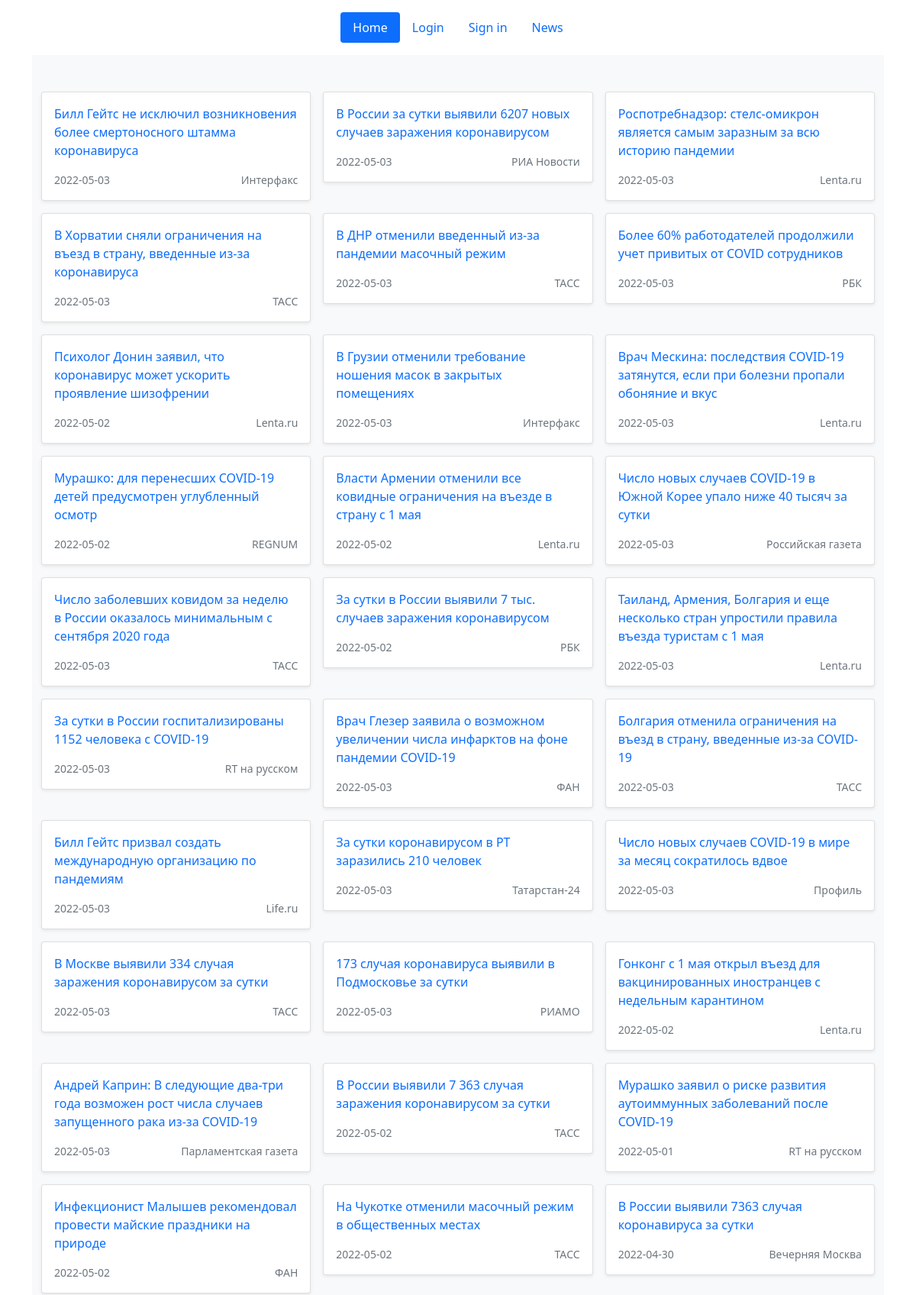
Page /news (upper part) on the committed database.
### index.py (models this page shows, shortened)
class Article(db.Model):
    id = db.Column(db.Integer,primary_key=True)
    link = db.Column(db.String(500),nullable=False)
    title = db.Column(db.String(300),nullable=False)
    image = db.Column(db.String(1000))
    date = db.Column(db.String(30), nullable=False)
    insider = db.Column(db.String(100),nullable=False)

### index.py (the view, shortened to what this page needs)
@app.route("/news")
def news():
    if not logged():
        return render_template("news.html",news_list=Article.query.all(), logged=logged())

### index.py (called while the page is built)
def logged():
    if 'user' in session.keys():
        return True
    return False

### templates/news.html (shortened to what this page needs)
{% extends "base_template.html" %}
{% block body %}
<div class="album py-5 bg-light">
    <div class="container">
        <div class="row row-cols-1 row-cols-sm-2 row-cols-md-3 g-3">
{% for article in news_list %}
            <a class="col" id='{{article.id}}'href='{{article.link}}' target="_blank">
                <div class="card shadow-sm">
                    <div class="card-body">
                        <p class="card-text">{{article.title}}</p>
                        <div class="d-flex justify-content-between align-items-center">
                            <small class="text-muted">{{article.date}}</small>
                            <small class="text-muted">{{article.insider}}</small>
                        </div>
                    </div>
                </div>
            </a>
{% endfor %}
            </div>
    </div>
</div>
{% endblock %}

### static/style.css (style rules this page uses)
a { text-decoration:none; }

### rows in the picture
Article: title "Билл Гейтс не исключил возникновения более смертоносного штамма коронавируса", date "2022-05-03", insider "Интерфакс"
Article: title "В России за сутки выявили 6207 новых случаев заражения коронавирусом", date "2022-05-03", insider "РИА Новости"
Article: title "Роспотребнадзор: стелс-омикрон является самым заразным за всю историю пандемии", date "2022-05-03", insider "Lenta.ru"
Article: title "В Хорватии сняли ограничения на въезд в страну, введенные из-за коронавируса", date "2022-05-03", insider "ТАСС"
Article: title "В ДНР отменили введенный из-за пандемии масочный режим", date "2022-05-03", insider "ТАСС"
Article: title "Более 60% работодателей продолжили учет привитых от COVID сотрудников", date "2022-05-03", insider "РБК"
Article: title "Психолог Донин заявил, что коронавирус может ускорить проявление шизофрении", date "2022-05-02", insider "Lenta.ru"
Article: title "В Грузии отменили требование ношения масок в закрытых помещениях", date "2022-05-03", insider "Интерфакс"
Article: title "Врач Мескина: последствия COVID-19 затянутся, если при болезни пропали обоняние и вкус", date "2022-05-03", insider "Lenta.ru"
Article: title "Мурашко: для перенесших COVID-19 детей предусмотрен углубленный осмотр", date "2022-05-02", insider "REGNUM"
Article: title "Власти Армении отменили все ковидные ограничения на въезде в страну с 1 мая", date "2022-05-02", insider "Lenta.ru"
Article: title "Число новых случаев COVID-19 в Южной Корее упало ниже 40 тысяч за сутки", date "2022-05-03", insider "Российская газета"
Article: title "Число заболевших ковидом за неделю в России оказалось минимальным с сентября 2020 года", date "2022-05-03", insider "ТАСС"
Article: title "За сутки в России выявили 7 тыс. случаев заражения коронавирусом", date "2022-05-02", insider "РБК"
Article: title "Таиланд, Армения, Болгария и еще несколько стран упростили правила въезда туристам с 1 мая", date "2022-05-03", insider "Lenta.ru"
Article: title "За сутки в России госпитализированы 1152 человека с COVID-19", date "2022-05-03", insider "RT на русском"
Article: title "Врач Глезер заявила о возможном увеличении числа инфарктов на фоне пандемии COVID-19", date "2022-05-03", insider "ФАН"
Article: title "Болгария отменила ограничения на въезд в страну, введенные из-за COVID-19", date "2022-05-03", insider "ТАСС"
Article: title "Билл Гейтс призвал создать международную организацию по пандемиям", date "2022-05-03", insider "Life.ru"
Article: title "За сутки коронавирусом в РТ заразились 210 человек", date "2022-05-03", insider "Татарстан-24"
Article: title "Число новых случаев COVID-19 в мире за месяц сократилось вдвое", date "2022-05-03", insider "Профиль"
Article: title "В Москве выявили 334 случая заражения коронавирусом за сутки", date "2022-05-03", insider "ТАСС"
Article: title "173 случая коронавируса выявили в Подмосковье за сутки", date "2022-05-03", insider "РИАМО"
Article: title "Гонконг с 1 мая открыл въезд для вакцинированных иностранцев с недельным карантином", date "2022-05-02", insider "Lenta.ru"
Article: title "Андрей Каприн: В следующие два-три года возможен рост числа случаев запущенного рака из-за COVID-19", date "2022-05-03", insider "Парламентская газета"
Article: title "В России выявили 7 363 случая заражения коронавирусом за сутки", date "2022-05-02", insider "ТАСС"
Article: title "Мурашко заявил о риске развития аутоиммунных заболеваний после COVID-19", date "2022-05-01", insider "RT на русском"
Article: title "Инфекционист Малышев рекомендовал провести майские праздники на природе", date "2022-05-02", insider "ФАН"
Article: title "На Чукотке отменили масочный режим в общественных местах", date "2022-05-02", insider "ТАСС"
Article: title "В России выявили 7363 случая коронавируса за сутки", date "2022-04-30", insider "Вечерняя Москва"
